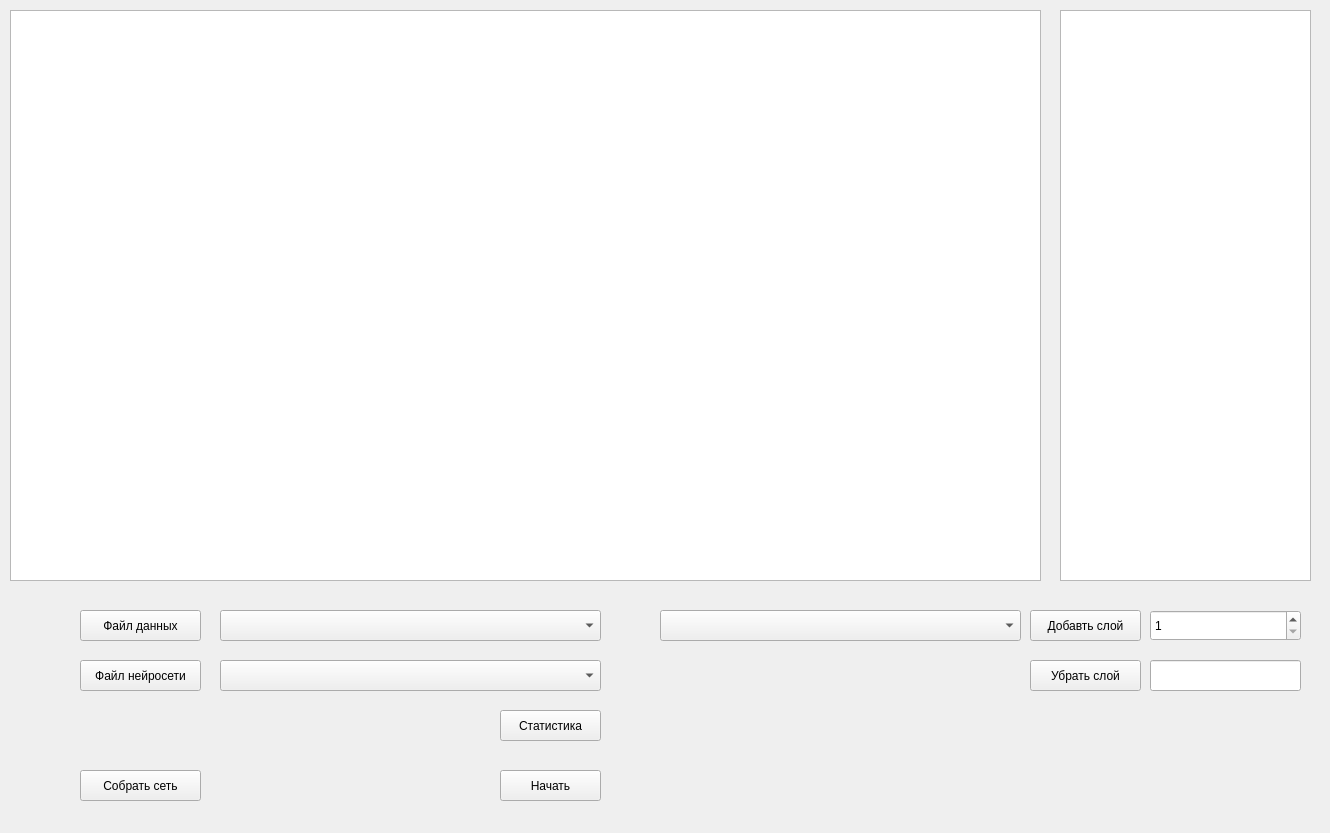
<?xml version="1.0" encoding="UTF-8"?>
<ui version="4.0">
 <class>MainWindow</class>
 <widget class="QMainWindow" name="MainWindow">
  <property name="geometry">
   <rect>
    <x>0</x>
    <y>0</y>
    <width>1330</width>
    <height>833</height>
   </rect>
  </property>
  <property name="windowTitle">
   <string>MainWindow</string>
  </property>
  <widget class="QWidget" name="centralwidget">
   <widget class="QTableWidget" name="tbw_data">
    <property name="geometry">
     <rect>
      <x>10</x>
      <y>10</y>
      <width>1031</width>
      <height>571</height>
     </rect>
    </property>
   </widget>
   <widget class="QComboBox" name="cb_method">
    <property name="geometry">
     <rect>
      <x>220</x>
      <y>610</y>
      <width>381</width>
      <height>31</height>
     </rect>
    </property>
   </widget>
   <widget class="QPushButton" name="btn_setFile">
    <property name="geometry">
     <rect>
      <x>80</x>
      <y>610</y>
      <width>121</width>
      <height>31</height>
     </rect>
    </property>
    <property name="text">
     <string>Файл данных</string>
    </property>
   </widget>
   <widget class="QPushButton" name="btn_start">
    <property name="geometry">
     <rect>
      <x>500</x>
      <y>770</y>
      <width>101</width>
      <height>31</height>
     </rect>
    </property>
    <property name="text">
     <string>Начать</string>
    </property>
   </widget>
   <widget class="QPushButton" name="btn_stat">
    <property name="geometry">
     <rect>
      <x>500</x>
      <y>710</y>
      <width>101</width>
      <height>31</height>
     </rect>
    </property>
    <property name="text">
     <string>Статистика</string>
    </property>
   </widget>
   <widget class="QComboBox" name="cb_metric">
    <property name="geometry">
     <rect>
      <x>220</x>
      <y>660</y>
      <width>381</width>
      <height>31</height>
     </rect>
    </property>
   </widget>
   <widget class="QComboBox" name="cb_target">
    <property name="geometry">
     <rect>
      <x>660</x>
      <y>610</y>
      <width>361</width>
      <height>31</height>
     </rect>
    </property>
   </widget>
   <widget class="QPushButton" name="btn_setNeuralnet">
    <property name="geometry">
     <rect>
      <x>80</x>
      <y>660</y>
      <width>121</width>
      <height>31</height>
     </rect>
    </property>
    <property name="text">
     <string>Файл нейросети</string>
    </property>
   </widget>
   <widget class="QTableWidget" name="tbw_net_tree">
    <property name="geometry">
     <rect>
      <x>1060</x>
      <y>10</y>
      <width>251</width>
      <height>571</height>
     </rect>
    </property>
   </widget>
   <widget class="QPushButton" name="btn_addlayout">
    <property name="geometry">
     <rect>
      <x>1030</x>
      <y>610</y>
      <width>111</width>
      <height>31</height>
     </rect>
    </property>
    <property name="text">
     <string>Добавть слой</string>
    </property>
   </widget>
   <widget class="QPushButton" name="btn_dellayout">
    <property name="geometry">
     <rect>
      <x>1030</x>
      <y>660</y>
      <width>111</width>
      <height>31</height>
     </rect>
    </property>
    <property name="text">
     <string>Убрать слой</string>
    </property>
   </widget>
   <widget class="QLineEdit" name="ln_id">
    <property name="geometry">
     <rect>
      <x>1150</x>
      <y>660</y>
      <width>151</width>
      <height>31</height>
     </rect>
    </property>
   </widget>
   <widget class="QSpinBox" name="spb_neirons">
    <property name="geometry">
     <rect>
      <x>1150</x>
      <y>610</y>
      <width>151</width>
      <height>31</height>
     </rect>
    </property>
    <property name="minimum">
     <number>1</number>
    </property>
    <property name="maximum">
     <number>99999</number>
    </property>
   </widget>
   <widget class="QPushButton" name="btn_build">
    <property name="geometry">
     <rect>
      <x>80</x>
      <y>770</y>
      <width>121</width>
      <height>31</height>
     </rect>
    </property>
    <property name="text">
     <string>Собрать сеть</string>
    </property>
   </widget>
  </widget>
 </widget>
 <resources/>
 <connections/>
</ui>
